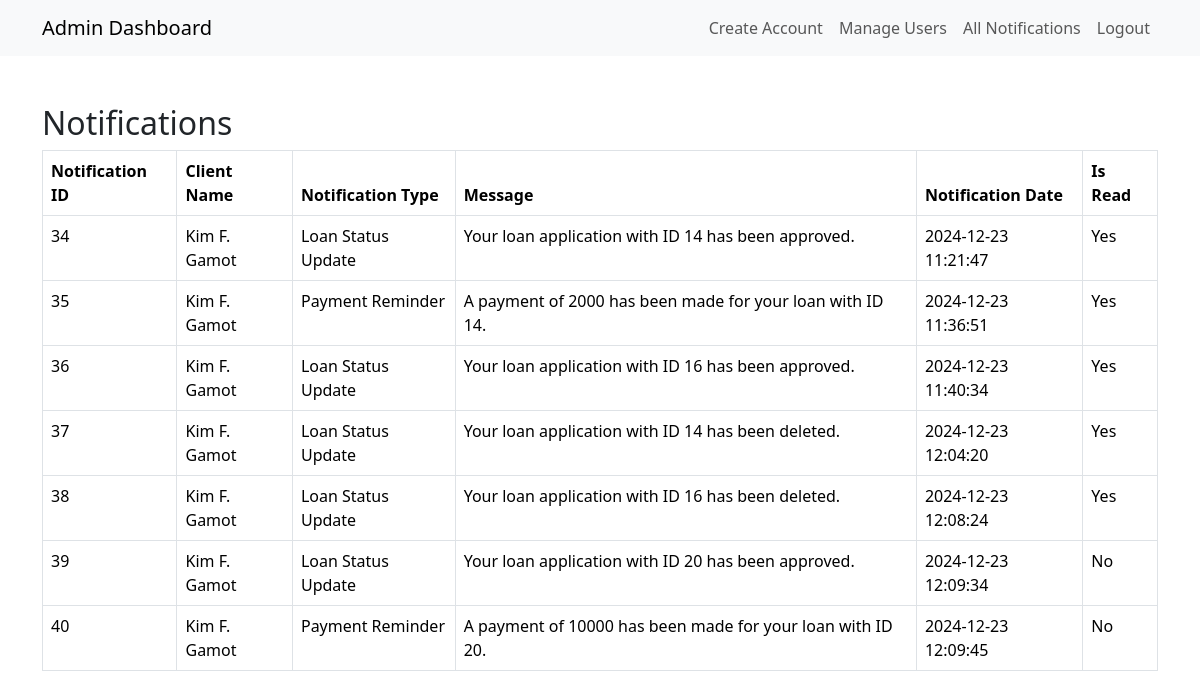
Page /view/adminNotifications.php (signed in) on the committed database.
### tables this page shows
CREATE TABLE `notifications` (
  `notification_id` int(11) NOT NULL,
  `client_id` int(11) NOT NULL,
  `notification_type` enum('Payment Reminder','Loan Status Update','Overdue Reminder') NOT NULL,
  `message` text NOT NULL,
  `notification_date` timestamp NOT NULL DEFAULT current_timestamp(),
  `is_read` tinyint(1) DEFAULT 0
);

CREATE TABLE `user_tbl` (
  `user_id` int(11) NOT NULL,
  `name` varchar(255) NOT NULL,
  `address` text DEFAULT NULL,
  `contact` varchar(20) DEFAULT NULL,
  `role` enum('lo','admin','bm','client') NOT NULL,
  `username` varchar(100) NOT NULL,
  `email` varchar(255) NOT NULL,
  `password` varchar(255) NOT NULL,
  `repeat_password` varchar(255) NOT NULL,
  `created_at` timestamp NOT NULL DEFAULT current_timestamp(),
  `remember_token` varchar(255) DEFAULT NULL,
  `reset_token` varchar(255) DEFAULT NULL,
  `reset_expires` int(11) DEFAULT NULL,
  `branch_id` int(11) DEFAULT NULL
);

### view/adminNotifications.php (the view, shortened to what this page needs)
<?php
require_once "../model/db.php";
$sql = "SELECT n.notification_id, n.client_id, n.notification_type, n.message, n.notification_date, n.is_read, u.name AS client_name
        FROM notifications n
        JOIN user_tbl u ON n.client_id = u.user_id";
$result = $conn->query($sql);
$notifications = $result->fetch_all(MYSQLI_ASSOC);
?>
<!DOCTYPE html>
<html lang="en">
<head>
    <link rel="stylesheet" href="css/style.css">
    <link href="https://cdn.jsdelivr.net/npm/bootstrap@5.3.3/dist/css/bootstrap.min.css" rel="stylesheet">
</head>
<body>
    <?php include 'components/navbarAdmin.php'; ?>
    <div class="container mt-5">
        <h2>Notifications</h2>
        <table class="table table-bordered">
            <thead>
                <tr>
                    <th>Notification ID</th>
                    <th>Client Name</th>
                    <th>Notification Type</th>
                    <th>Message</th>
                    <th>Notification Date</th>
                    <th>Is Read</th>
                </tr>
            </thead>
            <tbody>
                <?php foreach ($notifications as $notification): ?>
                <tr>
                    <td><?php echo htmlspecialchars($notification['notification_id']); ?></td>
                    <td><?php echo htmlspecialchars($notification['client_name']); ?></td>
                    <td><?php echo htmlspecialchars($notification['notification_type']); ?></td>
                    <td><?php echo htmlspecialchars($notification['message']); ?></td>
                    <td><?php echo htmlspecialchars($notification['notification_date']); ?></td>
                    <td><?php echo htmlspecialchars($notification['is_read'] ? 'Yes' : 'No'); ?></td>
                </tr>
                <?php endforeach; ?>
            </tbody>
        </table>
    </div>
</body>
</html>

### rows in the picture
notifications: notification_id "34", client.name "Kim F. Gamot", notification_type "Loan Status Update", message "Your loan application with ID 14 has been approved.", notification_date "2024-12-23 11:21:47", is_read "Yes"
notifications: notification_id "35", client.name "Kim F. Gamot", notification_type "Payment Reminder", message "A payment of 2000 has been made for your loan with ID 14.", notification_date "2024-12-23 11:36:51", is_read "Yes"
notifications: notification_id "36", client.name "Kim F. Gamot", notification_type "Loan Status Update", message "Your loan application with ID 16 has been approved.", notification_date "2024-12-23 11:40:34", is_read "Yes"
notifications: notification_id "37", client.name "Kim F. Gamot", notification_type "Loan Status Update", message "Your loan application with ID 14 has been deleted.", notification_date "2024-12-23 12:04:20", is_read "Yes"
notifications: notification_id "38", client.name "Kim F. Gamot", notification_type "Loan Status Update", message "Your loan application with ID 16 has been deleted.", notification_date "2024-12-23 12:08:24", is_read "Yes"
notifications: notification_id "39", client.name "Kim F. Gamot", notification_type "Loan Status Update", message "Your loan application with ID 20 has been approved.", notification_date "2024-12-23 12:09:34", is_read "No"
notifications: notification_id "40", client.name "Kim F. Gamot", notification_type "Payment Reminder", message "A payment of 10000 has been made for your loan with ID 20.", notification_date "2024-12-23 12:09:45", is_read "No"
